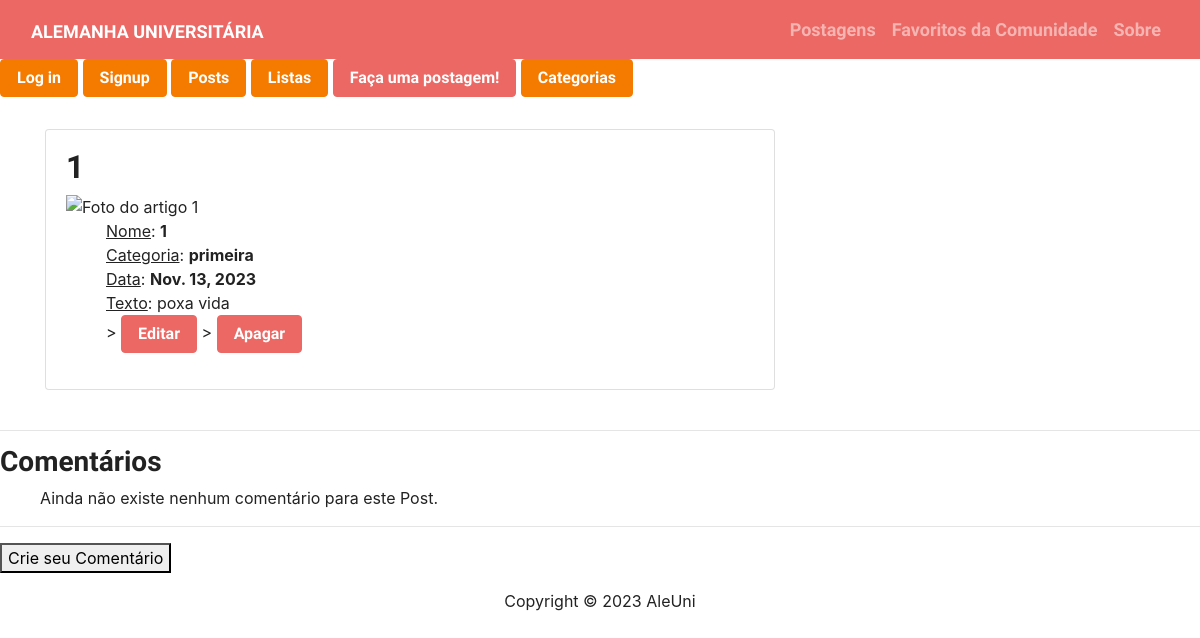
/1/, run on the app's committed database.
### app/models.py (models this page shows, shortened)
class Post(models.Model):
    name = models.CharField(max_length=255)
    categoria = models.CharField(max_length=255)
    image_url = models.URLField(max_length=200, null=True)
    texto = models.CharField(max_length=3000, null=True)
    data = models.DateField(auto_now_add=True)

### app/views.py (the view)
# urls.py: path("<int:post_id>/", views.PostDetail, name="detail"),
def PostDetail(request, post_id):
    post = get_object_or_404(Post, pk=post_id)
    if 'last_viewed' not in request.session:
        request.session['last_viewed'] = []
    request.session['last_viewed'] = [post_id
                                      ] + request.session['last_viewed']
    if len(request.session['last_viewed']) > 5:
        request.session['last_viewed'] = request.session['last_viewed'][:-1]
    context = {'post': post}
    return render(request, 'app/detail.html', context)

### app/templates/app/detail.html (shortened to what this page needs)
{% extends 'base.html' %}
{% block content %}
<div class="container">
    <div class="row">
      <div class="col-md-8 mt-3 left">
        <div class="card mb-4">
          <div class="card-body">
            <h2>{{ post.name }}</h2>
                <section class="dados-de-post">
                    <img src="{{ post.image_url }}" alt="Foto do artigo {{ post.name }}" width="300">
                    <ul>
                        <li style="display: block;"><u>Nome</u>: <strong>{{ post.name }}</strong></li>
                        <li style="display: block;"><u>Categoria</u>: <strong>{{ post.categoria }}</strong></li>
                        <li style="display: block;"><u>Data</u>: <strong>{{post.data}}</strong></li>
                        <li style="display: block;"><u>Texto</u>: {{ post.texto }}</li>
                        <li style="display: inline-block;"></li>>
                            <a href="{% url 'app:update' post.id %}" class="btn btn-primary">Editar</a>
                        <li style="display: inline-block;"></li>>
                            <a href="{% url 'app:delete' post.id %}" class="btn btn-primary">Apagar</a>
                    </ul>
                </section>
          </div>
        </div>
      </div>
    </div>
  </div>
    <hr>
    <section>
        <header>
            <h3>Comentários</h3>
        </header>
        <ul>
            {% if post.comentario_set.all %}
                {% for comentario in post.comentario_set.all|dictsortreversed:"id" %}
                    <figure>
                        <blockquote>
                            "{{ comentario.text }}"
                        </blockquote>
                        <figcaption>—{{ comentario.author }}, {{comentario.data}}</figcaption>
                    </figure>
                {% endfor %}
            {% else %}
                <p>Ainda não existe nenhum comentário para este Post.</p>
            {% endif %}
        </ul>
        <hr>
        <a href="{% url 'app:comentario' post.pk %}">
            <button>Crie seu Comentário</button>
        </a>
</section>
{% endblock content %}

### data on the page
Post: name "1", categoria "primeira", data "Nov. 13, 2023", texto "poxa vida"
